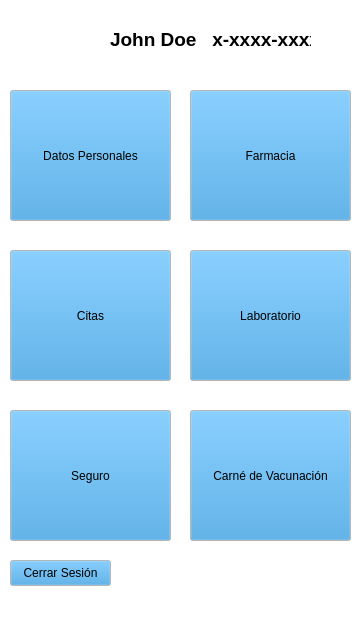
<?xml version="1.0" encoding="UTF-8"?>
<ui version="4.0">
 <class>mainMenuPatient</class>
 <widget class="QWidget" name="mainMenuPatient">
  <property name="geometry">
   <rect>
    <x>0</x>
    <y>0</y>
    <width>360</width>
    <height>620</height>
   </rect>
  </property>
  <property name="minimumSize">
   <size>
    <width>360</width>
    <height>620</height>
   </size>
  </property>
  <property name="maximumSize">
   <size>
    <width>900</width>
    <height>1600</height>
   </size>
  </property>
  <property name="palette">
   <palette>
    <active>
     <colorrole role="Button">
      <brush brushstyle="SolidPattern">
       <color alpha="255">
        <red>52</red>
        <green>152</green>
        <blue>219</blue>
       </color>
      </brush>
     </colorrole>
     <colorrole role="Window">
      <brush brushstyle="SolidPattern">
       <color alpha="255">
        <red>255</red>
        <green>255</green>
        <blue>255</blue>
       </color>
      </brush>
     </colorrole>
     <colorrole role="Highlight">
      <brush brushstyle="SolidPattern">
       <color alpha="255">
        <red>52</red>
        <green>152</green>
        <blue>219</blue>
       </color>
      </brush>
     </colorrole>
    </active>
    <inactive>
     <colorrole role="Button">
      <brush brushstyle="SolidPattern">
       <color alpha="255">
        <red>52</red>
        <green>152</green>
        <blue>219</blue>
       </color>
      </brush>
     </colorrole>
     <colorrole role="Window">
      <brush brushstyle="SolidPattern">
       <color alpha="255">
        <red>255</red>
        <green>255</green>
        <blue>255</blue>
       </color>
      </brush>
     </colorrole>
     <colorrole role="Highlight">
      <brush brushstyle="SolidPattern">
       <color alpha="255">
        <red>52</red>
        <green>152</green>
        <blue>219</blue>
       </color>
      </brush>
     </colorrole>
    </inactive>
    <disabled>
     <colorrole role="Button">
      <brush brushstyle="SolidPattern">
       <color alpha="255">
        <red>52</red>
        <green>152</green>
        <blue>219</blue>
       </color>
      </brush>
     </colorrole>
     <colorrole role="Base">
      <brush brushstyle="SolidPattern">
       <color alpha="255">
        <red>255</red>
        <green>255</green>
        <blue>255</blue>
       </color>
      </brush>
     </colorrole>
     <colorrole role="Window">
      <brush brushstyle="SolidPattern">
       <color alpha="255">
        <red>255</red>
        <green>255</green>
        <blue>255</blue>
       </color>
      </brush>
     </colorrole>
    </disabled>
   </palette>
  </property>
  <property name="windowTitle">
   <string>Form</string>
  </property>
  <property name="autoFillBackground">
   <bool>true</bool>
  </property>
  <widget class="QLabel" name="label">
   <property name="geometry">
    <rect>
     <x>110</x>
     <y>30</y>
     <width>201</width>
     <height>18</height>
    </rect>
   </property>
   <property name="font">
    <font>
     <pointsize>14</pointsize>
     <bold>true</bold>
    </font>
   </property>
   <property name="autoFillBackground">
    <bool>true</bool>
   </property>
   <property name="text">
    <string>John Doe   x-xxxx-xxxx</string>
   </property>
  </widget>
  <widget class="QPushButton" name="personalDataButton">
   <property name="geometry">
    <rect>
     <x>10</x>
     <y>90</y>
     <width>161</width>
     <height>131</height>
    </rect>
   </property>
   <property name="text">
    <string>Datos Personales</string>
   </property>
  </widget>
  <widget class="QPushButton" name="laboratoryButton">
   <property name="geometry">
    <rect>
     <x>190</x>
     <y>250</y>
     <width>161</width>
     <height>131</height>
    </rect>
   </property>
   <property name="text">
    <string>Laboratorio</string>
   </property>
  </widget>
  <widget class="QPushButton" name="appointmentsButton">
   <property name="geometry">
    <rect>
     <x>10</x>
     <y>250</y>
     <width>161</width>
     <height>131</height>
    </rect>
   </property>
   <property name="text">
    <string>Citas</string>
   </property>
  </widget>
  <widget class="QPushButton" name="pharmacyButton">
   <property name="geometry">
    <rect>
     <x>190</x>
     <y>90</y>
     <width>161</width>
     <height>131</height>
    </rect>
   </property>
   <property name="text">
    <string>Farmacia</string>
   </property>
  </widget>
  <widget class="QPushButton" name="insuranceButton">
   <property name="geometry">
    <rect>
     <x>10</x>
     <y>410</y>
     <width>161</width>
     <height>131</height>
    </rect>
   </property>
   <property name="text">
    <string>Seguro</string>
   </property>
  </widget>
  <widget class="QPushButton" name="vaccinationCardButton">
   <property name="geometry">
    <rect>
     <x>190</x>
     <y>410</y>
     <width>161</width>
     <height>131</height>
    </rect>
   </property>
   <property name="text">
    <string>Carné de Vacunación</string>
   </property>
  </widget>
  <widget class="QPushButton" name="logoutButton">
   <property name="geometry">
    <rect>
     <x>10</x>
     <y>560</y>
     <width>101</width>
     <height>26</height>
    </rect>
   </property>
   <property name="text">
    <string>Cerrar Sesión</string>
   </property>
  </widget>
  <widget class="QLabel" name="logo">
   <property name="geometry">
    <rect>
     <x>40</x>
     <y>20</y>
     <width>61</width>
     <height>51</height>
    </rect>
   </property>
   <property name="text">
    <string/>
   </property>
   <property name="pixmap">
    <pixmap>../../resources/logo.svg</pixmap>
   </property>
   <property name="scaledContents">
    <bool>true</bool>
   </property>
  </widget>
 </widget>
 <resources/>
 <connections/>
</ui>
